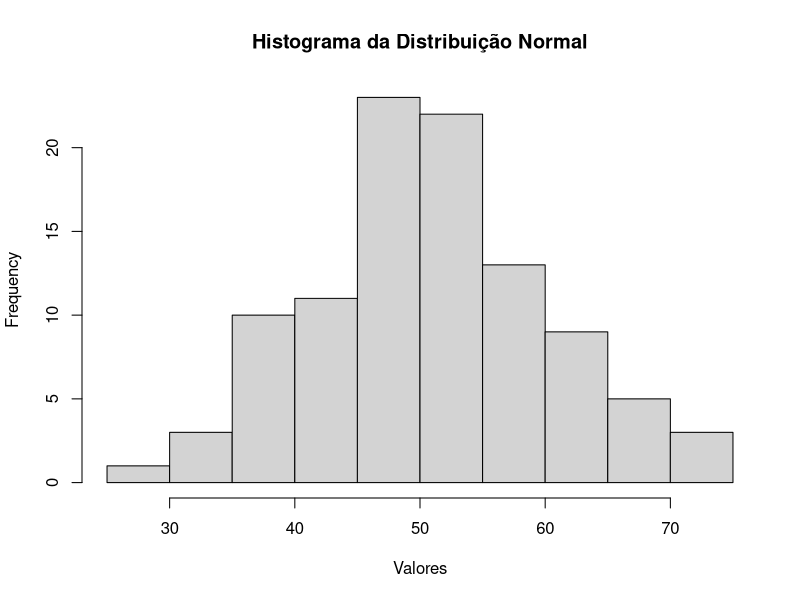
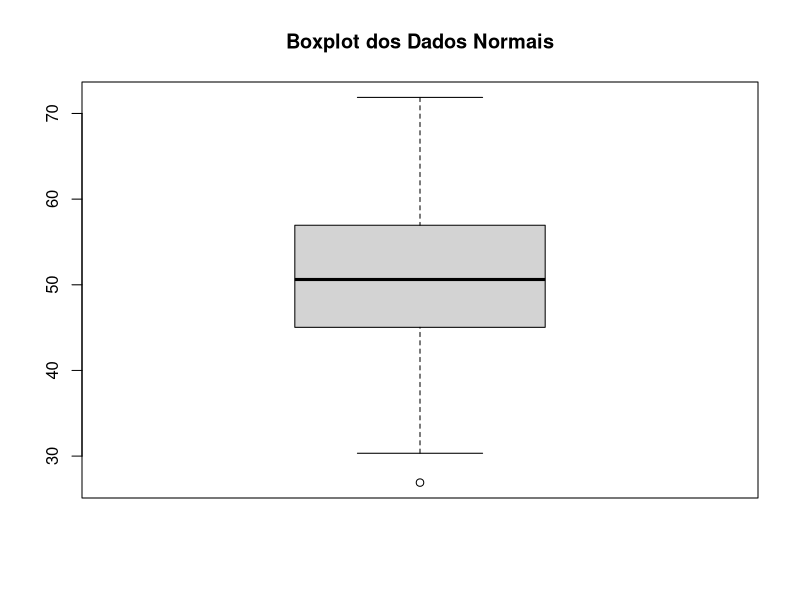

Here is the R script that generated these plots, in order:
# Revisão de Estatística em R

# Tipos de variáveis
# Quantitativas e qualitativas
quantitativa <- c(10, 20, 30, 40)
qualitativa <- c("Masculino", "Feminino", "Feminino", "Masculino")

# Medidas de tendência central
media <- mean(quantitativa)      # Média
mediana <- median(quantitativa)  # Mediana
moda <- names(sort(table(quantitativa), decreasing=TRUE))[1] # Moda

# Medidas de dispersão
variancia <- var(quantitativa)   # Variância
desvio_padrao <- sd(quantitativa) # Desvio padrão

# Distribuição Normal
set.seed(123)
dados_normais <- rnorm(100, mean=50, sd=10)
hist(dados_normais, main="Histograma da Distribuição Normal", xlab="Valores")

# Teste t
# Testa se a média dos dados_normais é igual a 50
teste_t <- t.test(dados_normais, mu=50)
print(teste_t)

# Correlação
x <- rnorm(100)
y <- 2*x + rnorm(100)
correlacao <- cor(x, y)
cat("Correlação entre x e y:", correlacao, "\n")

# Regressão linear
modelo <- lm(y ~ x)
summary(modelo)

# Visualização: Boxplot
boxplot(dados_normais, main="Boxplot dos Dados Normais")

# ANOVA
grupo <- factor(rep(1:2, each=50))
dados <- c(rnorm(50, mean=50), rnorm(50, mean=55))
anova_result <- aov(dados ~ grupo)
summary(anova_result)

# Fim da revisão básica
